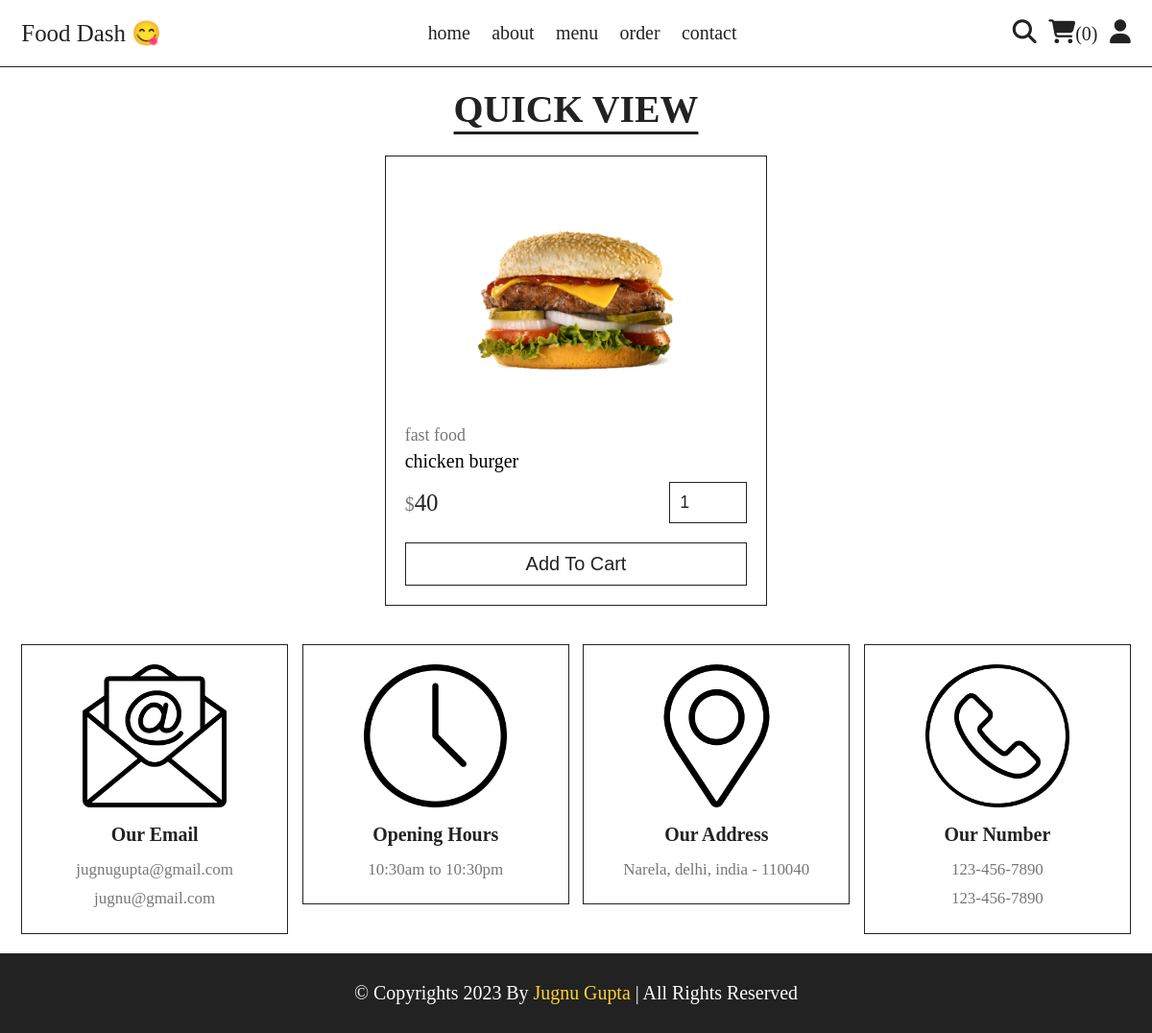
The page /quick_view.php?pid=1 on the database its author committed.
### tables this page shows
CREATE TABLE `products` (
  `id` int(100) NOT NULL,
  `name` varchar(100) NOT NULL,
  `category` varchar(100) NOT NULL,
  `price` int(10) NOT NULL,
  `image` varchar(100) NOT NULL
);

### quick_view.php (the view, shortened to what this page needs)
<?php
    include('components/connection.php');
?>
<!DOCTYPE html>
<html lang="en">
<head>
    <link rel="stylesheet" href="https://cdn.jsdelivr.net/npm/swiper@11/swiper-bundle.min.css" />
    <link rel="stylesheet" href="./CSS/style.css">
</head>
<body>
    <?php include('components/user_header.php'); ?>
    <section class="quick-view">
        <h1 class="title">Quick View</h1>
    <?php
        $pid = $_GET['pid'];
        $sql = "SELECT * FROM `products` where id = '$pid';";
        $select_products = mysqli_query($conn, $sql);
        $fetch_products = mysqli_fetch_all($select_products, MYSQLI_ASSOC);
        if(count($fetch_products) > 0){
            for ($i = 0; $i < count($fetch_products); $i++) {
    ?>
    <form action="" method="post" class="box">
        <img src="uploaded_img/<?= $fetch_products[$i]['image']; ?>" alt="">
        <a href="category.php?category=<?= $fetch_products[$i]['category']; ?>" class="cat"><?= $fetch_products[$i]['category']; ?></a>
        <div class="name"><?= $fetch_products[$i]['name']; ?></div>
        <div class="flex">
            <div class="price"><span>$</span><?= $fetch_products[$i]['price']; ?></div>
            <input type="number" name="qty" class="qty" min="1" max="99" value="1" maxlength="2">
        </div>
        <button type="submit" class="cart-btn" name="add_to_cart">Add To Cart</button>
    </form>
    <?php
        }
    }else{
        echo '<p class="empty">no products found!</p>';
    }
    ?>
    </section>
    <?php include('components/footer.php'); ?>
</body>
</html>

### CSS/style.css (style rules this page uses)
*, *::before, *::after { padding: 0px; margin: 0px; box-sizing: border-box; border:none; outline: none; text-decoration: none; }
:root { --yellow: #fed330; --red: #e74c3c; --white: #fff; --black:#222; --light-color:#777; --border:.2rem solid var(--black); }
html { font-size: 62.25%; overflow-x: hidden; scroll-behavior: smooth; stop-opacity: 7rem; }
section { margin: 0 auto; max-width: 120rem; padding: 2rem; }
.title { text-align: center; margin-bottom: 2.5rem; font-size: 4rem; color: var(--black); text-transform: uppercase; text-decoration: underline; text-underline-offset: 1rem; }
.quick-view .box { max-width: 40rem; padding:2rem; border:var(--border); position: relative; margin:0 auto; }
.quick-view .box img { height: 25rem; width: 100%; object-fit: contain; margin-bottom: 1rem; }
.quick-view .box .cat { font-size: 1.8rem; color:var(--light-color); }
.quick-view .box .name { font-size: 2rem; margin:.5rem 0; }
.quick-view .box .flex { display: flex; justify-content: space-between; align-items: center; gap:1.5rem; margin:1rem 0; }
.quick-view .box .flex .price { font-size: 2.5rem; color:var(--black); }
.quick-view .box .flex .price span { font-size: 2rem; color:var(--light-color); }
.quick-view .box .flex .qty { border:var(--border); padding:1rem; font-size: 1.8rem; color:var(--black); }
.quick-view .box .cart-btn { width: 100%; padding:1rem 3rem; text-align: center; border:var(--border); font-size: 2rem; color:var(--black); cursor: pointer; text-transform: capitalize; background: none; margin-top: 1rem; }

### rows shown on the page
products: image (picture), category "fast food", name "chicken burger", price "40"

### other values the page prints
$total_user_cart_items "0"
